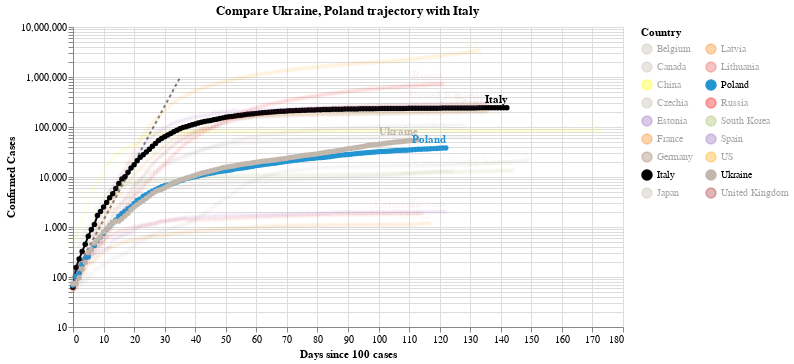

Source (notebook cell):
### Code cell
#hide_input
chart2 = make_since_chart(dff2, ['Ukraine', 'Poland'], baseline_countries)
chart2

### Figure 1 — Vega-Lite specification as saved in the notebook (floating-point values rounded to 4 significant figures; data arrays with more than 128 entries replaced by an {"elided": "..."} marker saying what was removed)
{"config": {"view": {"continuousWidth": 400, "continuousHeight": 300}}, "layer": [{"data": {"name": "data-628230001892d6798b50651be41d1b3e"}, "mark": {"type": "line", "color": "black", "opacity": 0.5, "strokeDash": [3, 3]}, "encoding": {"x": {"type": "quantitative", "field": "Days since 100 cases"}, "y": {"type": "quantitative", "field": "Confirmed Cases"}}}, {"data": {"name": "data-b10139863493e3ac4a2c0ad0d959ba87"}, "mark": {"type": "line", "point": true}, "encoding": {"color": {"type": "nominal", "field": "Country", "legend": {"columns": 2}, "scale": {"domain": ["Belgium", "Canada", "China", "Czechia", "Estonia", "France", "Germany", "Italy", "Japan", "Latvia", "Lithuania", "Poland", "Russia", "South Korea", "Spain", "US", "Ukraine", "United Kingdom"], "range": ["#C1B7AD", "#C1B7AD", "yellow", "#C1B7AD", "#9467bd", "#F58518", "#9D755D", "black", "#C1B7AD", "#F58518", "#E45756", "#2495D3", "red", "#A1BA59", "#9467bd", "orange", "#C1B7AD", "brown"]}}, "opacity": {"condition": {"value": 1, "selection": "selector003"}, "value": 0.05}, "tooltip": [{"type": "nominal", "field": "Country"}, {"type": "temporal", "field": "Date"}, {"type": "quantitative", "field": "Confirmed Cases"}, {"type": "quantitative", "field": "Days since 100 cases"}], "x": {"type": "quantitative", "field": "Days since 100 cases"}, "y": {"type": "quantitative", "field": "Confirmed Cases", "scale": {"type": "log"}}}, "selection": {"selector003": {"type": "multi", "fields": ["Country"], "bind": "legend", "init": [{"Country": "Ukraine"}, {"Country": "Poland"}, {"Country": "Italy"}]}}, "width": 550}, {"data": {"name": "data-b10139863493e3ac4a2c0ad0d959ba87"}, "mark": {"type": "text", "align": "right", "dy": -8, "fontWeight": "bold"}, "encoding": {"color": {"type": "nominal", "field": "Country", "legend": {"columns": 2}, "scale": {"domain": ["Belgium", "Canada", "China", "Czechia", "Estonia", "France", "Germany", "Italy", "Japan", "Latvia", "Lithuania", "Poland", "Russia", "South Korea", "Spain", "US", "Ukraine", "United Kingdom"], "range": ["#C1B7AD", "#C1B7AD", "yellow", "#C1B7AD", "#9467bd", "#F58518", "#9D755D", "black", "#C1B7AD", "#F58518", "#E45756", "#2495D3", "red", "#A1BA59", "#9467bd", "orange", "#C1B7AD", "brown"]}}, "opacity": {"condition": {"value": 1, "selection": "selector003"}, "value": 0.05}, "text": {"type": "nominal", "field": "Country"}, "tooltip": [{"type": "nominal", "field": "Country"}, {"type": "temporal", "field": "Date"}, {"type": "quantitative", "field": "Confirmed Cases"}, {"type": "quantitative", "field": "Days since 100 cases"}], "x": {"type": "quantitative", "field": "Days since 100 cases"}, "y": {"type": "quantitative", "field": "Confirmed Cases", "scale": {"type": "log"}}}, "transform": [{"filter": "(datum['Date'] >= 1594598400000)"}], "width": 550}], "title": "Compare Ukraine, Poland trajectory with Italy", "$schema": "https://vega.github.io/schema/vega-lite/v4.0.2.json", "datasets": {"data-628230001892d6798b50651be41d1b3e": [{"Days since 100 cases": 0, "Confirmed Cases": 100.0}, {"Days since 100 cases": 1, "Confirmed Cases": 130.0}, {"Days since 100 cases": 2, "Confirmed Cases": 169.0}, {"Days since 100 cases": 3, "Confirmed Cases": 219.7}, {"Days since 100 cases": 4, "Confirmed Cases": 285.6}, {"Days since 100 cases": 5, "Confirmed Cases": 371.3}, {"Days since 100 cases": 6, "Confirmed Cases": 482.7}, {"Days since 100 cases": 7, "Confirmed Cases": 627.5}, {"Days since 100 cases": 8, "Confirmed Cases": 815.7}, {"Days since 100 cases": 9, "Confirmed Cases": 1060.0}, {"Days since 100 cases": 10, "Confirmed Cases": 1379.0}, {"Days since 100 cases": 11, "Confirmed Cases": 1792.0}, {"Days since 100 cases": 12, "Confirmed Cases": 2330.0}, {"Days since 100 cases": 13, "Confirmed Cases": 3029.0}, {"Days since 100 cases": 14, "Confirmed Cases": 3937.0}, {"Days since 100 cases": 15, "Confirmed Cases": 5119.0}, {"Days since 100 cases": 16, "Confirmed Cases": 6654.0}, {"Days since 100 cases": 17, "Confirmed Cases": 8650.0}, {"Days since 100 cases": 18, "Confirmed Cases": 11250.0}, {"Days since 100 cases": 19, "Confirmed Cases": 14620.0}, {"Days since 100 cases": 20, "Confirmed Cases": 19000.0}, {"Days since 100 cases": 21, "Confirmed Cases": 24710.0}, {"Days since 100 cases": 22, "Confirmed Cases": 32120.0}, {"Days since 100 cases": 23, "Confirmed Cases": 41750.0}, {"Days since 100 cases": 24, "Confirmed Cases": 54280.0}, {"Days since 100 cases": 25, "Confirmed Cases": 70560.0}, {"Days since 100 cases": 26, "Confirmed Cases": 91730.0}, {"Days since 100 cases": 27, "Confirmed Cases": 119300.0}, {"Days since 100 cases": 28, "Confirmed Cases": 155000.0}, {"Days since 100 cases": 29, "Confirmed Cases": 201500.0}, {"Days since 100 cases": 30, "Confirmed Cases": 262000.0}, {"Days since 100 cases": 31, "Confirmed Cases": 340600.0}, {"Days since 100 cases": 32, "Confirmed Cases": 442800.0}, {"Days since 100 cases": 33, "Confirmed Cases": 575600.0}, {"Days since 100 cases": 34, "Confirmed Cases": 748300.0}, {"Days since 100 cases": 35, "Confirmed Cases": 972800.0}], "data-b10139863493e3ac4a2c0ad0d959ba87": {"elided": "2391 records"}}}
